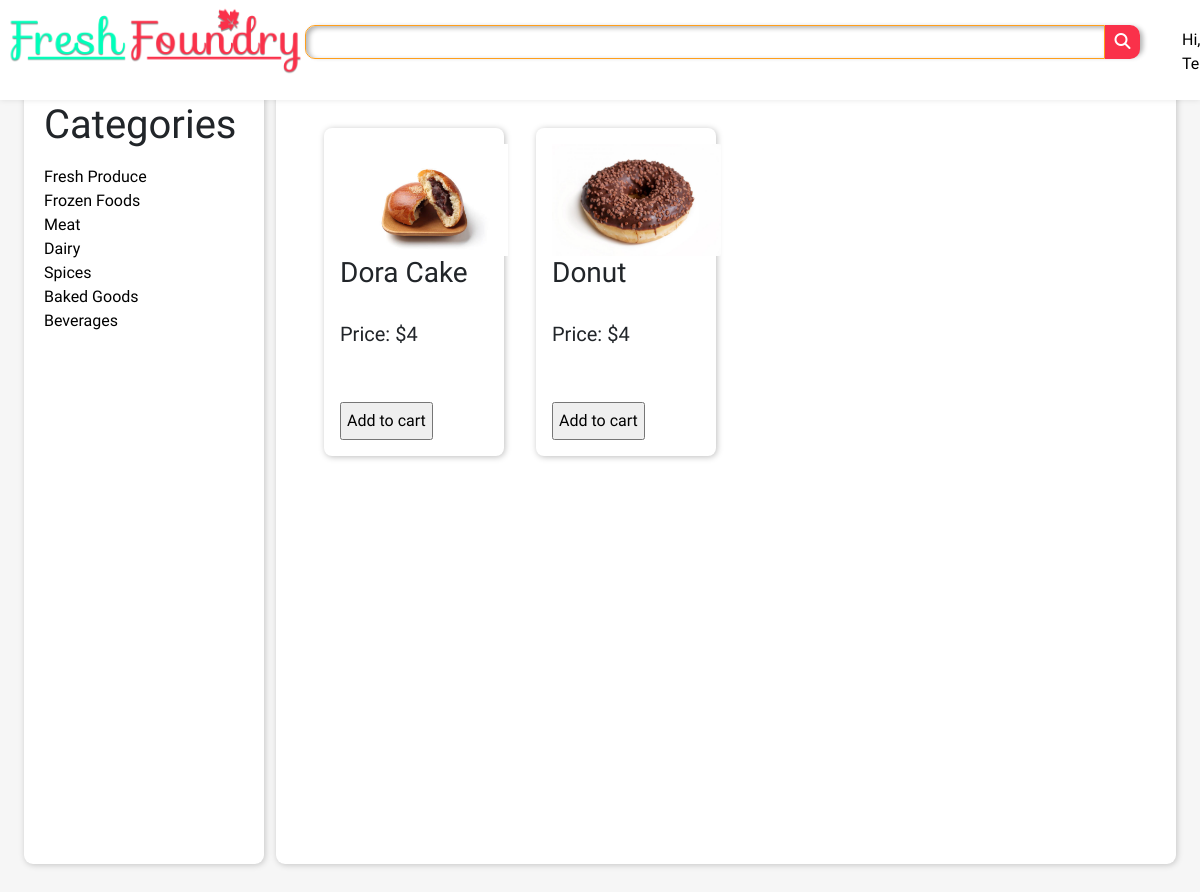
Screenshot of /users/baked.php (signed in) with the database file from the repository.
### tables this page shows
CREATE TABLE `baked_goods` (
  `sr_no` int(11) NOT NULL,
  `goods` varchar(255) NOT NULL,
  `goods_id` varchar(255) NOT NULL,
  `prod_id` varchar(255) NOT NULL,
  `price` int(11) NOT NULL,
  `image` varchar(255) NOT NULL
);

### users/baked.php (the view, shortened to what this page needs)
<!DOCTYPE html>
<html lang="en">
<head>
    <link rel="stylesheet" href="https://cdn.jsdelivr.net/npm/bootstrap@5.1.3/dist/css/bootstrap.min.css">
    <link rel="stylesheet" href="../style/admin_style.css">
    <link rel="stylesheet" href="../style/style.css">
</head>
<body>
    <header>
        <div class="logo">
            <a href="../indexloggedin.php"><img src="../Assets/Images/FreshLogo0.3.png" alt=""></a>
        </div>
        <div class="shadow-box">
            <div class="searchbar">
                <input type="text">
                <a href="#"><button><i class="fas fa-search"></i></button></a>
            </div>
        </div>
        <div class="nav">
            <nav class="navbar">
                <ul>
                    <li><a href="#">Hi, <?php echo ucfirst($_COOKIE['user_cookie']);?></a></li>
                </ul>
            </nav>
        </div>
    </header>
    <main>
        <div class="dashboard">
            <h1 class="dashhead">
            <a>Categories</a>
            </h1>
                <div class="accordion-body" style="text-decoration:none;">
                    <a  href="./fresh.php">Fresh Produce</a><br/>
                    <a href="./frozen.php">Frozen Foods</a><br/>
                    <a href="./meat.php">Meat</a><br/>
                    <a href="./dairy.php">Dairy</a><br/>
                    <a href="./spices.php">Spices</a><br/>
                    <a href="./baked.php">Baked Goods</a><br/>
                    <a href="./beverages.php">Beverages </a><br/>
                </div>
        </div>
        <div class="adminops">
            <div class="productpageitems">
<?php
$dsn = 'mysql:host=localhost;dbname=freshfoundry';
$username = 'root';
$password = '';
try {
    $db = new PDO($dsn,$username,$password);
} catch (PDOException $e) {
    $error_message = $e->getMessage();
    echo $error_message;
    exit();
}
$stmt = $db->prepare("SELECT * FROM baked_goods");
$stmt->execute();
$data = $stmt->fetchAll(PDO::FETCH_ASSOC);
foreach ($data as $row) {
    echo '<div class="cards_item">'.'<img src="../uploads/'. $row['image'].'"> <h3>'.$row['goods']."</h3><br /><h5>Price: $". $row['price']."</h5><br />".'<br />'.'<form action="insert2cart.php" method="post"><input name="good_name" value=" '.$row['goods'].'"style="display:none" >'.'<input name="good_price"  value="'.$row['price'].'" style="display:none">'.'<input name="good_image"  value="'.$row['image'].'" style="display:none">'.'<input class="padding-5" name="submit" type="submit" value="Add to cart"></form></div>';
}
?>
</div>
</div>
</body>
</html>

### Style/admin_style.css (style rules this page uses)
body { background-color: var(--g-whitebg); height: 100vh; width: 100vw; }
main { display: grid; grid-template-areas: "sidebar ops ops"; }
.dashboard { grid-area: "sidebar"; width: 20vw; height: 98vh; background-color: var(--white); border-radius: 9px; margin-left: 2vw; margin-top: 10vh; box-shadow: var(--shadowbright); }
.dashhead { padding-left: 20px; padding-top: 20px; margin-bottom: 0; font-family: var(--red-hat-display); }
.accordion-body > a { cursor: pointer; }
.adminops { grid-area: "ops"; width: 75vw; height: fit-content; min-height: 98vh; margin-bottom: 10vh; background-color: var(--white); border-radius: 9px; margin-top: 10vh; box-shadow: var(--shadowbright); padding: 2rem !important; }
.dashhead a { text-decoration: none ; color: black ; }

### Style/style.css (style rules this page uses)
* { box-sizing: border-box; margin: 0; padding: 0; font-family: var(--comfortaa); }
body { background-color: var(--g-whitebg); overflow-x: hidden; }
header { width: 100%; box-shadow: .1px 0.1px 6px var(--black-01); background-color: var(--white); position: fixed; display: flex; justify-content: space-evenly; z-index: 999; }
.logo img { width: 300px; height: 72px; }
.logo { margin-top: 5px; margin-left: 5px; width: 300px; height: auto; }
.searchbar { display: flex; padding: 0px; }
.searchbar a { text-decoration: none; }
.searchbar button { border-radius: 0px 10px 10px 0px; border-color: transparent; width: 35px; height: 34px; background-color: var(--logo-red); }
.searchbar i { color: var(--white); }
.shadow-box { background-size: fit-content; border-radius: 10px; box-shadow: 3px 2px 5px rgba(0, 0, 0, 0.3); padding: 0px; margin-top: 25px; height: 3.7vh; }
@media screen and (min-width: 1080px) { .searchbar input { border: 1px solid var(--outlines); border-radius: 10px 0px 0px 10px; box-shadow: inset 3px 2px 5px rgba(0, 0, 0, 0.3); width: 800px; height: 30px; padding: 1em; } }
.navbar { margin-top: 20px; }
.navbar ul { display: flex; justify-content: flex-end; }
.navbar ul li { padding: 0 10px; list-style-type: none; }
.navbar a { text-decoration: none; color: black; }
.cards_item { margin: 1rem; border-radius: 8px; box-shadow: 1px 1px 6px rgba(0, 0, 0, 0.26); padding: 1rem; width: 15vw; }
.cards_item > img { height: 7rem; }
.productpageitems { display: flex; flex-direction: row; }
.accordion-body > a { text-decoration: none; color: black; }
.padding-5 { padding: 5px !important; }

### Style/variables.css (style rules this page uses)
* { --g-whitebg : #f6f6f6; --white : #ffffff; --black : #000000; --black-01 : rgba(0, 0, 0, 0.1); --outlines : #ff9f1c; --logo-green : #01ffba; --logo-red : #fa314a; --red : #fa314a; --shadowdeep: 2px 2px 6px #00000034; --shadowbright: 1px 1px 6px #00000034; }

### rows the page displays
baked_goods: image (picture), goods "Dora Cake", price "4"
baked_goods: image (picture), goods "Donut", price "4"
